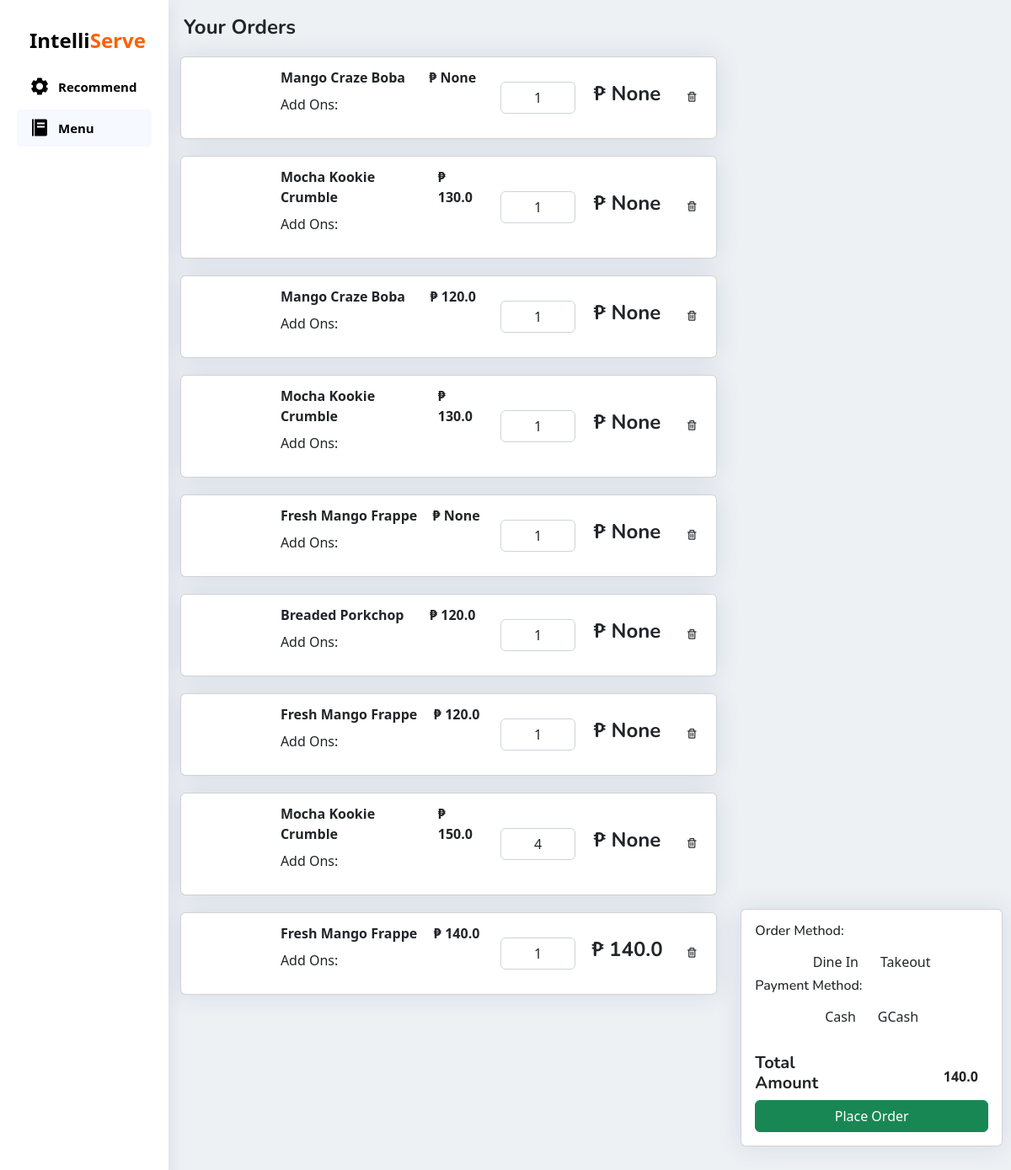
The page /cart on the database as committed earlier.
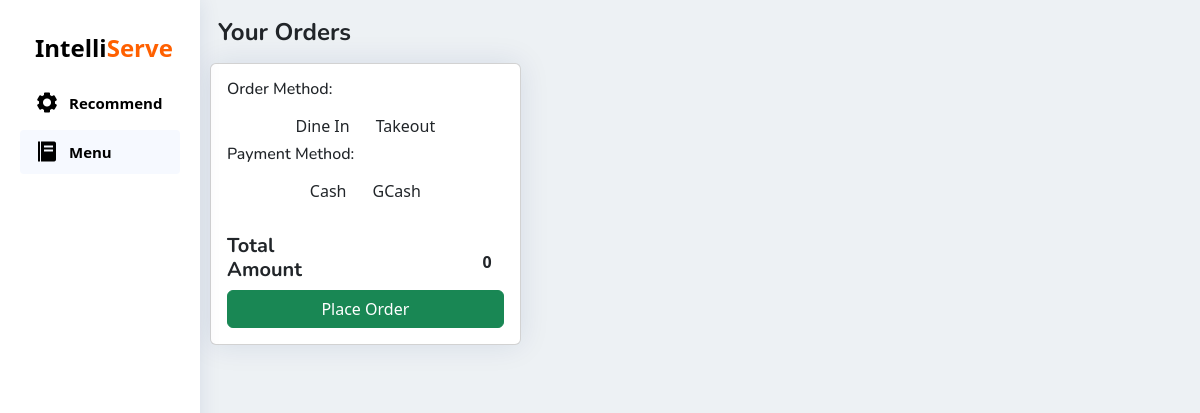
The same page on the database as committed later.
### pos/models.py (models this page shows)
class buyItem(models.Model):
    buyName= models.CharField (max_length=255, null=True, blank=True)
    buySize = models.CharField(max_length=15, null=True, blank=True)
    buyQuantityMenu = models.PositiveIntegerField (null=True, blank=True)
    buyPrice = models.FloatField (null=True, blank=True)
    buyAddOns1 = models.CharField (max_length=255, null=True, blank=True)
    buyAddOns2 = models.CharField (max_length=255, null=True, blank=True)
    buyAddOns3 = models.CharField (max_length=255, null=True, blank=True)
    buyAddOns4 = models.CharField (max_length=255, null=True, blank=True)
    buyAddOns5 = models.CharField (max_length=255, null=True, blank=True)
    buyQuantityAO1 = models.PositiveIntegerField (null=True, blank=True)
    buyQuantityAO2 = models.PositiveIntegerField (null=True, blank=True)
    buyQuantityAO3 = models.PositiveIntegerField (null=True, blank=True)
    buyQuantityAO4 = models.PositiveIntegerField (null=True, blank=True)
    buyQuantityAO5 = models.PositiveIntegerField (null=True, blank=True)
    menuAOPrice1 = models.FloatField(default=0,null=True, blank=True)
    menuAOPrice2 = models.FloatField(default=0,null=True, blank=True)
    menuAOPrice3 = models.FloatField(default=0,null=True, blank=True)
    menuAOPrice4 = models.FloatField(default=0,null=True, blank=True)
    menuAOPrice5 = models.FloatField(default=0,null=True, blank=True)
    buyingredient1 = models.CharField (max_length=255, null=True, blank=True)
    buyingredient2 = models.CharField (max_length=255, null=True, blank=True)
    buyingredient3 = models.CharField (max_length=255, null=True, blank=True)
    buyingredient4 = models.CharField (max_length=255, null=True, blank=True)
    buyingredient5 = models.CharField (max_length=255, null=True, blank=True)
    buyingredient6 = models.CharField (max_length=255, null=True, blank=True)
    buyingredient7 = models.CharField (max_length=255, null=True, blank=True)
    buyingredient8 = models.CharField (max_length=255, null=True, blank=True)
    buyingredient9 = models.CharField (max_length=255, null=True, blank=True)
    buyingredient10 = models.CharField (max_length=255, null=True, blank=True)
    buyQuantityIng1 = models.PositiveIntegerField (null=True, blank=True)
    buyQuantityIng2 = models.PositiveIntegerField (null=True, blank=True)
    buyQuantityIng3 = models.PositiveIntegerField (null=True, blank=True)
    buyQuantityIng4 = models.PositiveIntegerField (null=True, blank=True)
    buyQuantityIng5 = models.PositiveIntegerField (null=True, blank=True)
    buyQuantityIng6 = models.PositiveIntegerField (null=True, blank=True)
    buyQuantityIng7 = models.PositiveIntegerField (null=True, blank=True)
    buyQuantityIng8 = models.PositiveIntegerField (null=True, blank=True)
    buyQuantityIng9 = models.PositiveIntegerField (null=True, blank=True)
    buyQuantityIng10 = models.PositiveIntegerField (null=True, blank=True)
    transaction = models.BooleanField(default=False)
    buyOrBought = models.BooleanField(default=False)
    DoneOrder = models.BooleanField(default=False)
    payment_method = models.CharField(max_length=255, choices=PAYMENT_CHOICES, null=True, blank=True)
    DineIn_Out = models.CharField(max_length=255, choices=IN_OUT, null=True, blank=True)
    AllPayment = models.FloatField(null=True, blank=True)
    tenderedPayment = models.FloatField(null=True, blank=True)
    orderNumber = models.PositiveIntegerField (null=True, blank=True)
    dateordered = models.DateTimeField (null=True, blank=True)
    priceSize = models.FloatField( null=True, blank=True)
    @property
    def total_price(self):
        if not self.buyOrBought:
            buyPrice = self.buyPrice or 0.0
            menuAOPrice1 = self.menuAOPrice1 or 0.0
            menuAOPrice2 = self.menuAOPrice2 or 0.0
            menuAOPrice3 = self.menuAOPrice3 or 0.0
            menuAOPrice4 = self.menuAOPrice4 or 0.0
            menuAOPrice5 = self.menuAOPrice5 or 0.0
            return round((buyPrice + menuAOPrice1 + menuAOPrice2 + menuAOPrice3 + menuAOPrice4 + menuAOPrice5) * self.buyQuantityMenu, 2)

### pos/views.py (the view)
# urls.py: path('cart', views.cart, name='cart'),
def cart(request):
    buyitemform = BuyItemForms()
    stocks = Stocks.objects.first()
    menuDrinks = MenuDrinks.objects.all()
    menuCategory = MenuCategory.objects.all()
    buyitem = buyItem.objects.all()
    total_price = calculate_total_price(buyitem)
    context = {
        'buyitemform': buyitemform,
        'stocks': stocks,
        'menuDrinks': menuDrinks,
        'menuCategory': menuCategory,
        'buyitem': buyitem,
        'total_price': total_price
    }
    return render(request, 'cart.html',context)

### pos/views.py (called while the page is built)
def calculate_total_price(buyitem):
    total = 0
    for item in buyitem:
        if not item.transaction and item.total_price:
            total += item.total_price
    rounded_total = round(total, 2)
    return rounded_total

### pos/templates/cart.html (shortened to what the changed rows need)
{% load static %}
<!DOCTYPE html>
<html lang="en">
<head>
    <link rel="stylesheet" href="https://cdnjs.cloudflare.com/ajax/libs/font-awesome/6.4.0/css/all.min.css"
 />
    <link href='https://unpkg.com/boxicons@2.1.4/css/boxicons.min.css' rel='stylesheet'>
    <link rel="stylesheet" href="{% static 'pos.css' %}">
    <link rel="stylesheet" href="https://cdnjs.cloudflare.com/ajax/libs/twitter-bootstrap/5.2.0/css/bootstrap.min.css">
    <link rel="stylesheet" href="https://cdn.datatables.net/1.13.4/css/dataTables.bootstrap5.min.css">
</head>
<body>
    <main id="main" class="main">
        <section class="section cart-section">
            <div class="row">
            {% for cart in buyitem %}
            {% if cart.transaction == False %}
                <div class="col-8">
                    <div class="d-block order-card">
                        <div class="card mb-3 m-1">
                            <div class="row g-1">
                                <div class="col-12">
                                    <div class="card-body mb-0 p-0">
                                        <table class="table table-responsive table-borderless mb-0 p-0">
                                            <tbody>
                                                <tr>
                                                    <td class="col-2" style="vertical-align: middle;"> <img src="{{data.menuimage.url}}"
                                                            class="img-preview rounded" alt=""></td>
                                                    <td class="col-5">
                                                        <table class="table nested-table table-sm table-borderless p-0">
                                                            <tbody>
                                                                <tr>
                                                                    <td class="main-menu">
                                                                        <strong>{{cart.buyName}}</strong></td>
                                                                    <td class="main-menu-price">
                                                                        <strong>&#8369 {{cart.buyPrice}}</strong></td>
                                                                </tr>
                                                                <tr>
                                                                    <td class="td-text">Add Ons:</td>
                                                                </tr>
                                                            </tbody>
                                                        </table>
                                                    </td>
                                                    <td class="col-2" style="vertical-align: middle;">
                                                        <div class="input-group my-auto">
                                                            <input  class="form-control" style="text-align: center;"
                                                                value="{{cart.buyQuantityMenu}}" readonly>
                                                        </div>
                                                    </td>
                                                    <td class="col-2 text-center total-price"
                                                        style="vertical-align: middle;">
                                                        <h4><strong> &#8369 {{ cart.total_price }}</strong></h4>
                                                    </td>
                                                    <td class="col-1" style="vertical-align: middle;">
                                                        <button class="btn btn-sm delete-btn" data-bs-toggle="modal" data-bs-target="#deletemodal"
                                                        data-menuid="{{ cart.id }}"><i class='bx bx-trash'></i></button>
                                    </div>
                                    </div>
                                </div>
                            </div>
                        </div>
                    </div>
                </div>
                {%endif%}
                {%endfor%}
                <div class="col-4">
                    <div class="card">
                        <div class="card-body">
                            <form  action="{% url 'pos:update_values' %}" method="post"
                            enctype="multipart/form-data">
                                <div>
                                  <div class="total-amount mt-4">
                                    <div class="d-flex justify-content-between">
                                      <h5><strong>Total Amount</strong></h5>
                                      <input name="AllPayment" type="text" class="form-control bg-transparent border-0 fw-bold text-end" value="{{ total_price }}" readonly>
                                    </div>
                                  </div>
                            </form>
                        </div>
                    </div>
                </div>
        </section>
    </main>
</body>
</html>

Rows that differ between the two databases and show on the page:
removed buyItem: buyName "Mango Craze Boba", buyPrice "None", buyQuantityMenu "1", total_price "None"
removed buyItem: buyName "Mocha Kookie Crumble", buyPrice "130.0", buyQuantityMenu "1", total_price "None"
removed buyItem: buyName "Mango Craze Boba", buyPrice "120.0", buyQuantityMenu "1", total_price "None"
removed buyItem: buyName "Mocha Kookie Crumble", buyPrice "130.0", buyQuantityMenu "1", total_price "None"
removed buyItem: buyName "Fresh Mango Frappe", buyPrice "None", buyQuantityMenu "1", total_price "None"
removed buyItem: buyName "Breaded Porkchop", buyPrice "120.0", buyQuantityMenu "1", total_price "None"
removed buyItem: buyName "Fresh Mango Frappe", buyPrice "120.0", buyQuantityMenu "1", total_price "None"
removed buyItem: buyName "Mocha Kookie Crumble", buyPrice "150.0", buyQuantityMenu "4", total_price "None"
removed buyItem: buyName "Fresh Mango Frappe", buyPrice "140.0", buyQuantityMenu "1", total_price "140.0"
Other text that changed with them:
form field AllPayment: "140.0" → "0"
